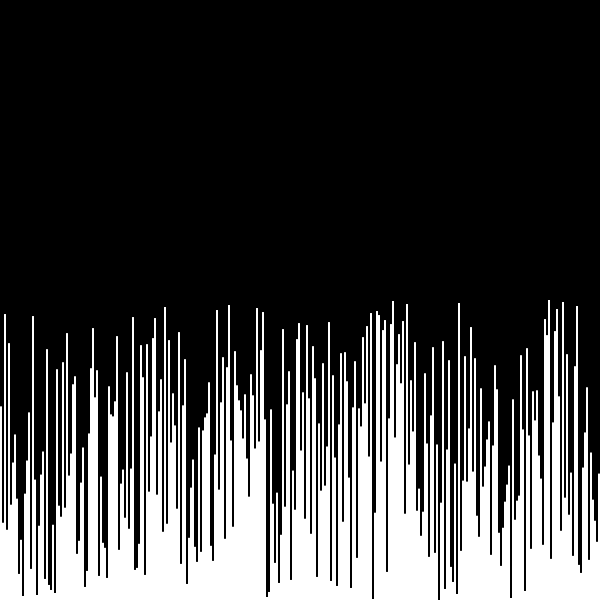
Frame 1 (no input)
Frame 60 (the mouse pressed at the canvas centre just before this capture): identical to frame 1, image omitted
Frame 120 (the mouse held since frame 60 and released just before this capture): identical to frame 1, image omitted

The Processing sketch that drew this single still picture (run headless with seeded random() and noise(); from frame 60 on, the mouse is pressed at the canvas centre):

// Processing sketch: InstantSorting
// ── InstantSorting.pde

// #region - Setup

int[] values;


void setup() {
  size(600, 600);
  setupVariables();
}


void setupVariables() {
  randomizeValues(300, 1);
}

// #endregion


// #region - Main

void draw() {
  background(0);
  drawValues();
}


void drawValues() {
  float sx = width / values.length;
  float max = 0;
  for (int i = 0; i < values.length; i++) {
    if (values[i] > max) {
      max = values[i];
    }
  }

  noStroke();
  fill(255);
  for (int i = 0; i < values.length; i++) {
    float sy = map(values[i], 0, max, 0, height/2);
    rect(i*sx, height-sy, sx, sy);
  }
}

// #endregion


// #region - Input

void keyPressed() {
  if (keyCode == 9) {
    randomizeValues(300, 1);
  } else if (keyCode == 81) {
    sortValues2();
  }
}

// #endregion


// #region - Sorting

// #region - Random values

void randomizeValues(int amount, int type) {
  values = new int[amount];
  if (type == 0) {
    for (int i = 0; i < amount; i++) {
      values[i] = floor(random(0, amount+1));
    }

  } else if (type == 1) {
    ArrayList<Integer> openIndexes = new ArrayList<Integer>();
    for (int i = 0; i < amount; i++) openIndexes.add(i);
    for (int i = 0; i < amount; i++) {
      int rInd = floor(random(openIndexes.size()));
      int rVal = openIndexes.get(rInd);
      values[i] = rVal;
      openIndexes.remove(rInd);
    }
  }
}

// #endregion


// #region - Sorting type 0 (quick)

void sortValues0() {

}

// #endregion


// #region - Sorting type 1 (bubble)

void sortValues1() {

}

// #endregion


// #region - Sorting type 2 (Insertion)

void sortValues2() {
  for (int i = 0; i < values.length; i++) {
    int minInd = i;
    int minVal = values[i];

    for (int j = i+1; j < values.length; j++) {
      if (values[j] < minVal) {
        minInd = j;
        minVal = values[j];
      }
    }

    int tmp = values[i];
    values[i] = minVal;
    values[minInd] = tmp;
  }
}

// #endregion

// #endregion
